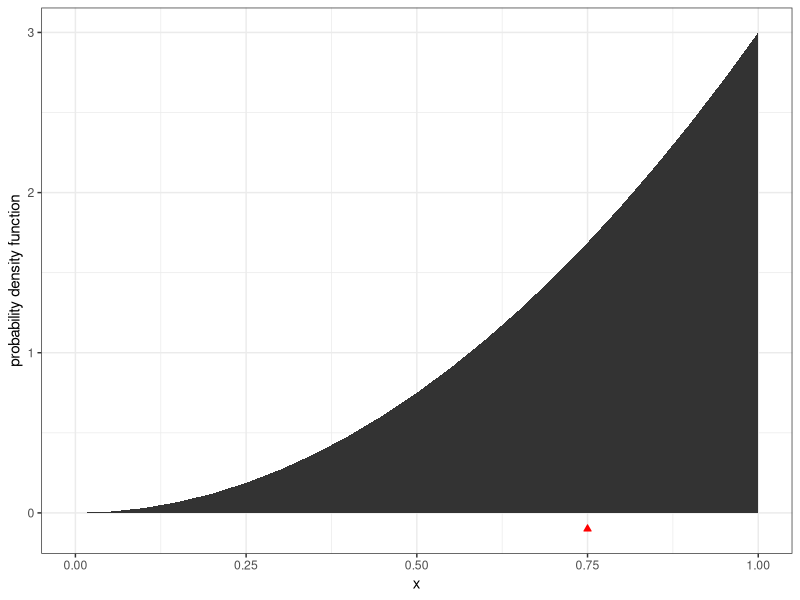
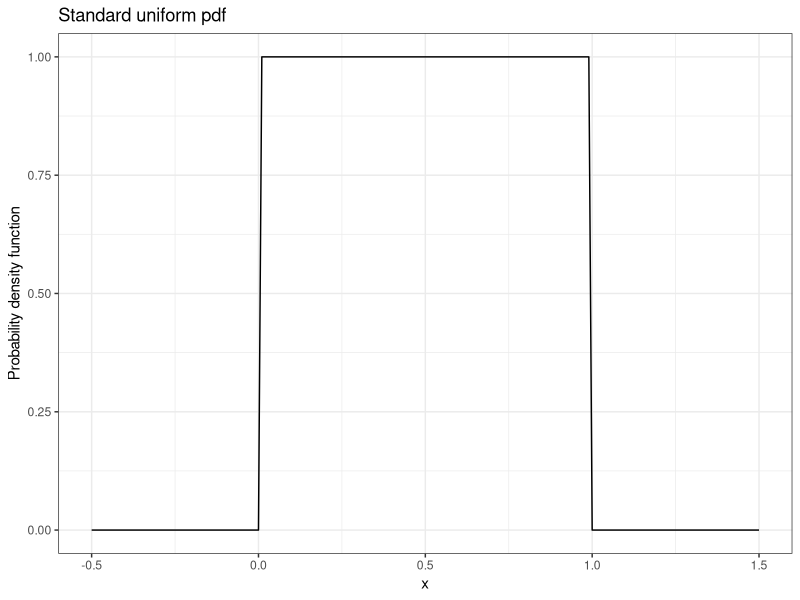
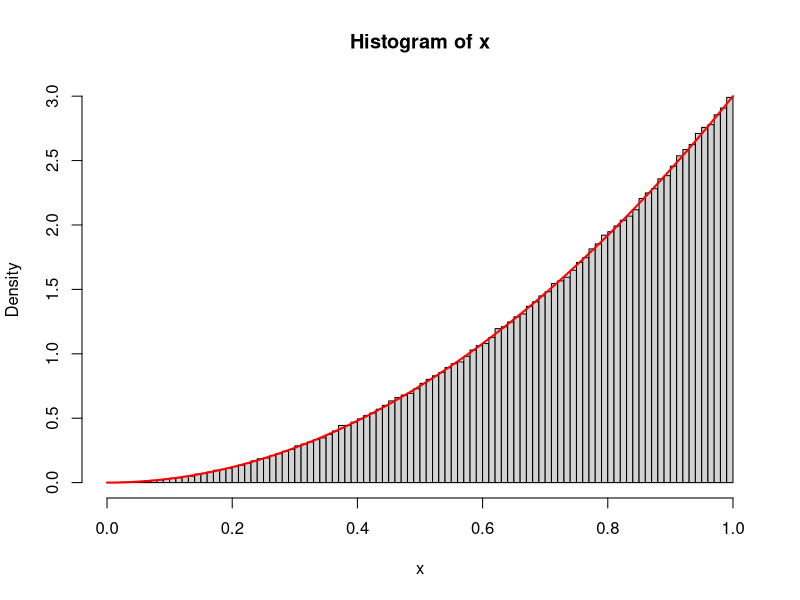
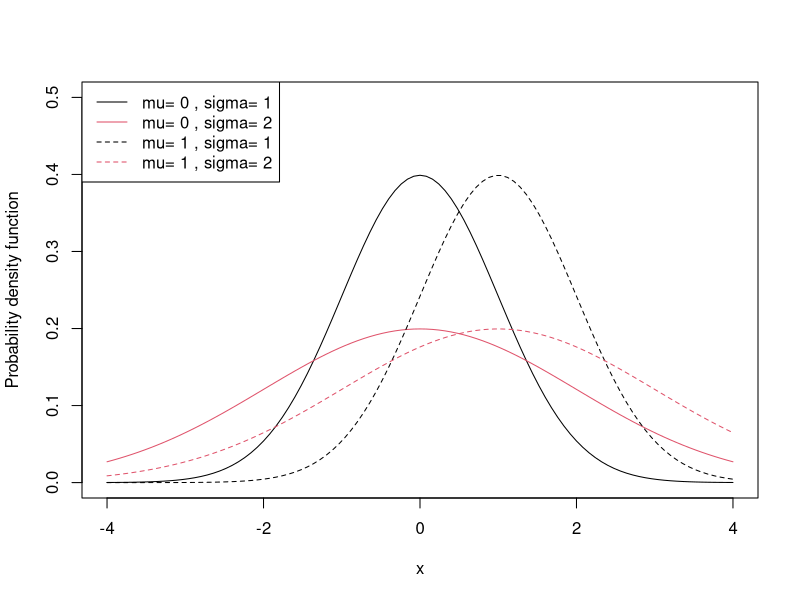

Here is the R script that generated these plots, in order:
## ----libraries, message=FALSE, warning=FALSE, cache=FALSE-------------------------------------------------------------
library("dplyr")
library("ggplot2")


## ----set_seed---------------------------------------------------------------------------------------------------------
set.seed(2)


## ----center_of_mass, fig.height=4, out.width = "\\textwidth"----------------------------------------------------------
d <- data.frame(x = seq(0,1,by=0.05)) %>%
  mutate(y = 3*x^2)


ggplot(d, aes(x, ymin = 0, ymax = y)) + 
  geom_ribbon() +
  geom_point(data = data.frame(x = .75, y = -0.1), aes(x,y), 
             shape = 24, color = 'red', fill = 'red') + 
  labs(y = "probability density function") +
  theme_bw()


## ----out.width = "\\textwidth", fig.height = 3.5----------------------------------------------------------------------
d = data.frame(x = seq(-0.5, 1.5, by=0.01)) %>%
  dplyr::mutate(pdf = 1 * (x>0) * (x < 1),
                cdf = x,
                cdf = ifelse(x<0, 0, x),
                cdf = ifelse(x>1, 1, x))

ggplot(d, aes(x, pdf)) +
  geom_line() +
  labs(title ="Standard uniform pdf", x = "x", y = "Probability density function") + 
  theme_bw()


## ----echo=TRUE--------------------------------------------------------------------------------------------------------
inverse_cdf = function(u) u^(1/3)
x = inverse_cdf(runif(1e6))
mean(x)
var(x); 3/80


## ----out.width="\\textwidth"------------------------------------------------------------------------------------------
hist(x, 100, prob = TRUE)
curve(3*x^2, col='red', add = TRUE, lwd=2)


## ----out.width="\\textwidth"------------------------------------------------------------------------------------------
d = data.frame(mu = c(0,0,1,1), sigma = c(1,2,1,2))
d$legend_name = paste("mu=", d$mu, ", sigma=", d$sigma)
plot(0,0, type = "n", xlim = c(-4,4), ylim = c(0,0.5), xlab = "x", 
     ylab = "Probability density function")
for (i in 1:nrow(d)) {
	mu = d$mu[i]; sigma = d$sigma[i]
	curve(dnorm(x, mu, sigma), add = TRUE, lty = mu+1, col = sigma)
}
legend("topleft", legend = d$legend_name,
			 lty = d$mu+1, col = d$sigma)


## ----echo=TRUE--------------------------------------------------------------------------------------------------------
pnorm(1.5) # default is mean=0, sd=1


## ----echo=TRUE--------------------------------------------------------------------------------------------------------
1-pnorm((18-15)/2)         # by standardizing
1-pnorm(18, mean = 15, sd = 2) # using the mean and sd arguments


## ----echo = TRUE------------------------------------------------------------------------------------------------------
mu = 5.3
sigma = 0.1

1-diff(pnorm(c(5,6), mean = mu, sd = sigma))
